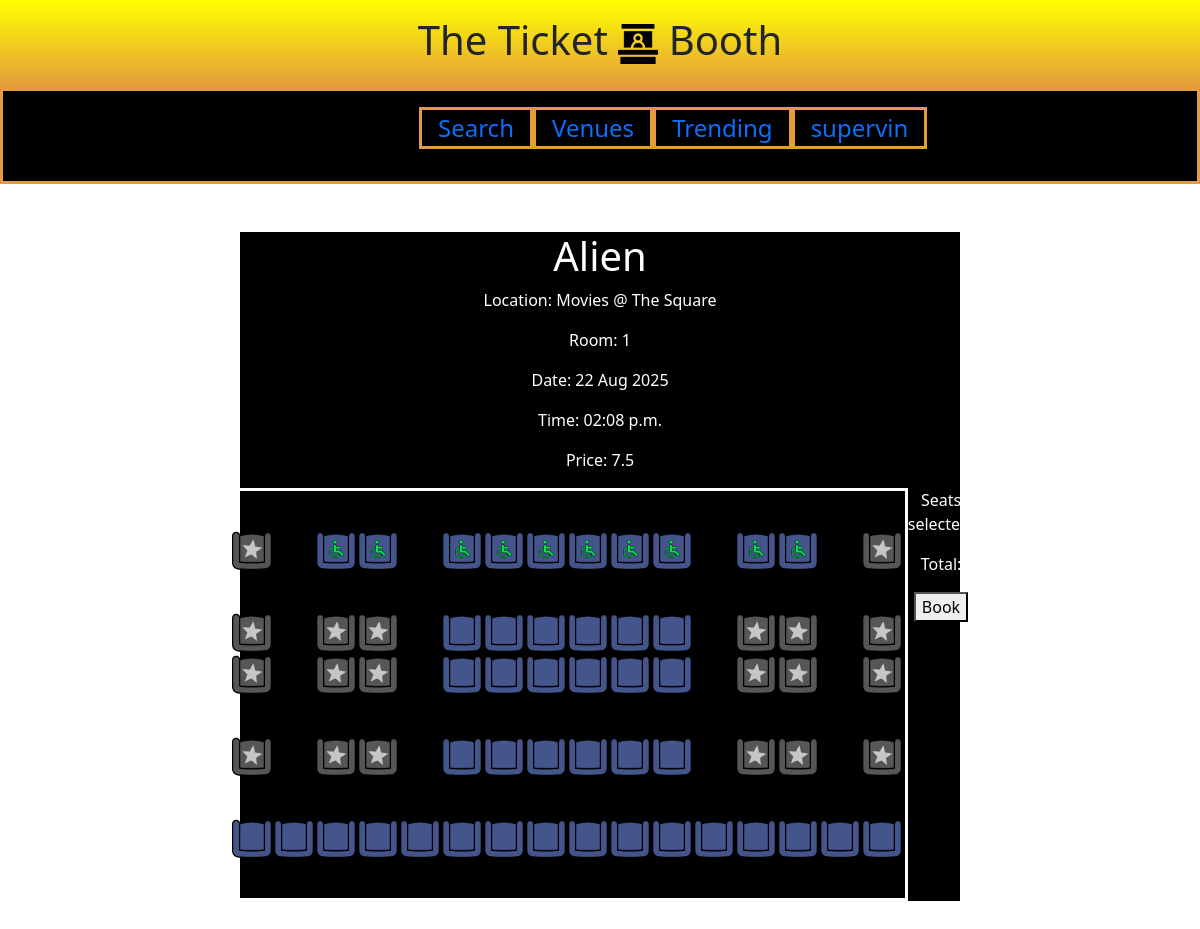
/event/2 (signed in), run on the app's committed database.
### accounts/models.py (models this page shows, shortened)
class CustomUser(AbstractUser):
    phone = models.CharField(max_length=15)
    is_premium = models.BooleanField(
        default=False
    )
    profile_pic = models.ImageField(upload_to="media/profile_pic", max_length=200)
    first_name = None
    last_name = None
    class Meta:
        ordering = ('username',)
        verbose_name = 'user'
        verbose_name_plural = 'users'

### venues/models.py (models this page shows)
class Event(models.Model):
    event_id = models.IntegerField(
        primary_key=True
    )
    show = models.ForeignKey(Show, on_delete=models.CASCADE)
    event_time = models.DateTimeField()
    room_number = models.ForeignKey(Room, on_delete=models.CASCADE)
    public = models.BooleanField()
    price = models.FloatField()

class Room(models.Model):
    room_id = models.SlugField(
        primary_key=True
    )
    room_number = models.CharField(
        max_length=15
    )
    venue_id = models.ForeignKey(Venue, on_delete=models.CASCADE)
    room_rows = models.IntegerField(
        default=8,
        validators=[MinValueValidator(1)]
        )
    room_columns = models.IntegerField(
        default=19,
        validators=[MinValueValidator(1)]
        )
    def __str__(self):
        return self.room_id

class Venue(models.Model):
    venue_id = models.SlugField(
        primary_key=True
    )
    venue_name = models.CharField(
        max_length=30
    )
    venue_address = models.CharField(
        max_length=30
    )
    venue_accessibility = models.BooleanField()
    working_hours = models.CharField(
        max_length=11,
        help_text="\"HH:MM-HH:MM\"(opening-closing)"
    )
    venue_latitude = models.FloatField()
    venue_longitude = models.FloatField()
    venue_contact = models.EmailField(
        blank=True
    )
    public = models.BooleanField()
    class Meta:
        ordering = ["venue_name"]

### shows/models.py (models this page shows, shortened)
class Show(models.Model):
    show_id = models.SlugField(
        primary_key=True
    )
    show_name = models.CharField(
        max_length=200
    )
    show_type = models.CharField(
        max_length=30
    )
    show_duration = models.IntegerField(
        help_text="Duration in minutes"
    )
    show_description = models.TextField()
    show_agerating = models.CharField(
        max_length=20
    )
    show_release_date = models.DateField(
        help_text="\"YYYY-MM-DD\""
    )
    show_language = models.CharField(
        max_length=20
    )
    show_banner = models.ImageField(
        upload_to = "shows/",
        blank=True
    )
    public = models.BooleanField(
        blank=True
    )
    class Meta:
        ordering = ["show_name"]

### shopapp/views.py (the view, shortened to what this page needs)
# urls.py: path('event/<int:pk>', event_page_view, name='event'),
def event_page_view(request, pk):
	if not request.user.is_authenticated:
		return redirect('accounts:login')
	event = Event.objects.get(pk=pk)
	room = Room.objects.get(pk=event.room_number)
	if request.method == "GET":
		seats = Seat.objects.filter(room_number=room.room_id)
		booked_seats = BookedSeat.objects.filter(event=event, booked_status=True)
		context = {
			'room': room,
			'seats': seats,
			'event': event,
			'booked_seats': booked_seats
		}
		return render(request, 'event.html', context)

### shopapp/templates/event.html (shortened to what this page needs)
{% extends "base.html" %}
{% load static %}
{% block additional_head %}
    <link rel="stylesheet" href="{% static 'css/shopapp/event.css' %}">
{% endblock additional_head %}
{% block content %}
<article>
    <h1>{{ event.show.show_name }}</h1>
    <p>Location: {{ room.venue_id.venue_name }}</p>
    <p>Room: {{ room.room_number }}</p>
    <p>Date: {{ event.event_time | date:'d M Y' }} </p>
    <p>Time: {{ event.event_time | date:'h:m a' }}</p>
    <p>Price: <span id="price">{{ event.price }}</span></p>
    <main>
        <table id="table">
        </table>
        <aside>
            <p>Seats selected: </p>
            <p id="seat-selected-pretty">
            <p>Total:</p>
            <form action="{% url 'shopapp:event' event.event_id %}" method="POST">
                <button type="submit">Book</button>
            </form>
        </aside>
    </main>
</article>
{% endblock content %}

### templates/base.html (shortened to what this page needs)
{% load static %}
<!DOCTYPE html>
<html lang="en">
<head>
    <link rel="stylesheet" href="{% static 'css/main.css' %}">
    <link href="https://cdn.jsdelivr.net/npm/bootstrap@5.3.3/dist/css/bootstrap.min.css"
    rel="stylesheet"
>
    <link rel="stylesheet" type="text/css" href="{% static 'fonts/CSMorado-Regular.woff' %}">
    {% block additional_head %}
    {% endblock additional_head %}
</head>
<body>
    <header>
        <h1>The Ticket
        <img src="{% static 'interface/ticket-office.png' %}" alt="logo">
        Booth</h1>
    </header>
    <nav class="gold-box">
        <ul>
            <li class="gold-box"><a href="{% url 'shopapp:home' %}">Search</a></li>
            <li class="gold-box"><a href="{% url 'shopapp:venues' %}">Venues</a></li>
            <li class="gold-box"><a href="{% url 'shopapp:trending' %}">Trending</a></li>
            {% if user.is_authenticated %}
                <li class="gold-box"><a href="{% url 'accounts:profile' %}">{{user.username}}</a></li>
            {% else %}
                <li class="gold-box"><a href="{% url 'accounts:login' %}">Account</a></li>
            {% endif %}
        </ul>
    </nav>
    <div class="black-background">
        {% block content %}
        {% endblock %}
    </div>
</body>
</html>

### static/css/main.css (style rules this page uses)
body { background-image: url("/static/interface/20029585_6225190.svg"); background-size: cover; background-attachment: fixed; background-repeat: no-repeat; font-family: 'CSMorado', Helvetica, sans-serif; }
header { display: flex; justify-content: center; padding: 1em; background-image: linear-gradient(yellow, #e39b3eff); }
h1 img { height: 1em; }
nav { padding: 1em; margin-bottom: 3em; }
nav ul { list-style-type: none; display: flex; flex-direction: row; justify-content: space-around; padding-left: 25rem; padding-right: 25rem; }
ul li { padding-left: 1em; padding-right: 1em; }
nav a { text-decoration: none; font-size: x-large; }
article { text-align: center; }
.gold-box { background-color: black; border: solid #e39b3eff; }
.black-background { background-color: black; margin-left: 15rem; margin-right: 15rem; margin-top: 3rem; margin-bottom: 3rem; color: white; }

### static/css/shopapp/event.css (style rules this page uses)
main { display: flex; justify-content: center; }
table { table-layout: fixed; border: solid; padding: 1rem; }

### data on the page
CustomUser: username "supervin"
Event: show.show_name "Alien", event_time "22 Aug 2025", event_time "02:08 p.m.", price "7.5"
Room: venue_id.venue_name "Movies @ The Square", room_number "1"
